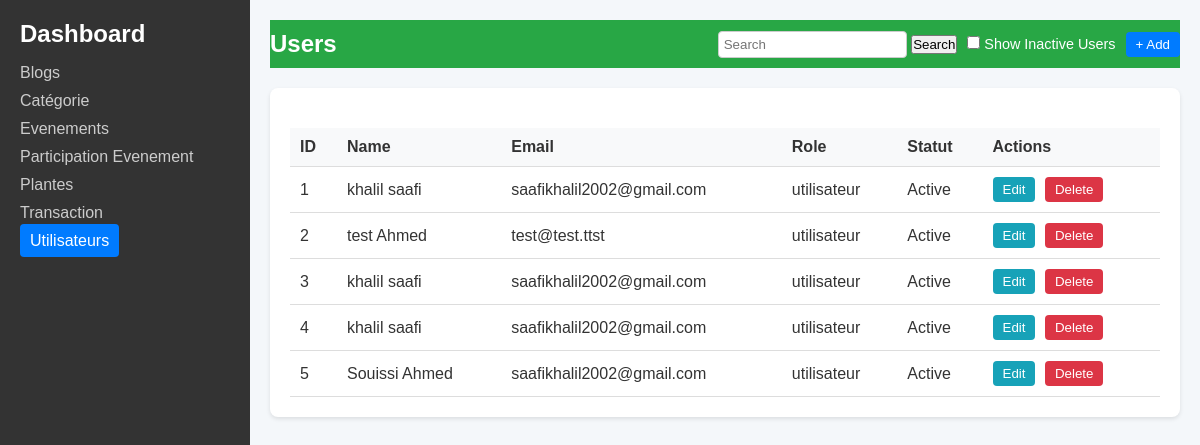
Page /dashboard.php on the committed database.
### tables this page shows
CREATE TABLE `utilisateur` (
  `id_utilisateur` int(11) NOT NULL,
  `nom` varchar(20) NOT NULL,
  `prenom` varchar(20) NOT NULL,
  `email` varchar(255) NOT NULL,
  `mot_de_passe` varchar(255) NOT NULL,
  `num_tel` varchar(13) NOT NULL,
  `sexe` varchar(10) DEFAULT NULL,
  `image_profile` blob DEFAULT NULL,
  `role` varchar(20) NOT NULL,
  `date_inscription` date NOT NULL,
  `is_active` tinyint(1) DEFAULT 1
);

### dashboard.php (the view, shortened to what this page needs)
<?php
$servername = "localhost";
$username = "root";
$password = "";
$dbname = "verterre";
$conn = new mysqli($servername, $username, $password, $dbname);
$searchQuery = '';
$sql = "SELECT id_utilisateur, nom, prenom, email, role FROM utilisateur WHERE nom LIKE '%$searchQuery%' OR prenom LIKE '%$searchQuery%' OR email LIKE '%$searchQuery%' OR role LIKE '%$searchQuery%'";
$result = $conn->query($sql);
?>
<!DOCTYPE html>
<html lang="en">
<head>
    <link rel="stylesheet" href="dashboard.css">
</head>
<body>
    <link rel="stylesheet" href="https://cdn.datatables.net/2.1.8/css/dataTables.dataTables.css">
    <div class="dashboard-container">
        <nav class="sidebar">
            <div class="sidebar-header">
                <h3>Dashboard</h3>
            </div>
            <ul>
                <li><a href="#">Blogs</a></li>
                <li><a href="admincatégorie.php">Catégorie</a></li>
                <li><a href="#">Evenements</a></li>
                <li><a href="#">Participation Evenement</a></li>
                <li><a href="adminplante.php">Plantes</a></li>
                <li><a href="#">Transaction</a></li>
                <li class="active"><a href="dashboard.php">Utilisateurs</a></li>
            </ul>
        </nav>
        <div class="content">
            <div class="table-header">
                <h2>Users</h2>
                <div class="table-controls">
    <form method="POST" action="">
        <input type="text" name="search" placeholder= "Search" value="<?php echo htmlspecialchars($searchQuery); ?>">
        <button type="submit">Search</button>
    </form>
    <label>
        <input type="checkbox"> Show Inactive Users
    </label>
    <button class="add-button"><a href="utilisateur/formulaire.php">+ Add</a></button>
</div>
            </div>
            <div class="table-container">
                <table id="example" class="table table-striped">
                    <thead>
                        <tr>
                            <th>ID</th>
                            <th>Name</th>
                            <th>Email</th>
                            <th>Role</th>
                            <th>Statut</th>
                            <th>Actions</th>
                        </tr>
                    </thead>
                    <tbody>
                        <?php
                        if ($result->num_rows > 0) {
                            $i = 1;
                            while ($row = $result->fetch_assoc()) { ?>
                                <tr>
                                    <td><?php echo $i++; ?></td>
                                    <td><?php echo htmlspecialchars($row['nom'] . ' ' . $row['prenom']); ?></td>
                                    <td><?php echo htmlspecialchars($row['email']); ?></td>
                                    <td><?php echo htmlspecialchars($row['role']); ?></td>
                                    <td>
                                        <?php echo ($row['role'] == 'utilisateur') ? 'Active' : ''; ?>
                                    </td>
                                    <td>
    <form method="POST" style="display: inline;">
        <button class="edit-button">Edit</button>
    </form>
    <button class="delete-button" onclick="showConfirmation(<?php echo $row['id_utilisateur']; ?>)">Delete</button>
</td>
</tr>
<?php }
} else { ?>
    <tr>
        <td colspan="6">No user found.</td>
    </tr>
<?php } ?>
</tbody>
</table>
</div>
</div>
</div>
</body>
</html>

### dashboard.css (style rules this page uses)
* { box-sizing: border-box; margin: 0; padding: 0; }
body { font-family: Arial, sans-serif; color: #333; background-color: #f4f7fa; }
.dashboard-container { display: flex; min-height: 100vh; }
.sidebar { width: 250px; background-color: #333; color: #fff; padding: 20px; display: flex; flex-direction: column; }
.sidebar-header h3 { color: #fff; font-size: 1.5rem; margin-bottom: 1rem; }
.sidebar ul { list-style-type: none; }
.sidebar ul li { margin-bottom: 10px; }
.sidebar ul li a { color: #ccc; text-decoration: none; font-size: 1rem; }
.sidebar ul li.active a { background-color: #007bff; color: #fff; padding: 8px 10px; border-radius: 4px; }
.content { flex: 1; padding: 20px; }
.table-header { display: flex; justify-content: space-between; align-items: center; padding: 10px 0; background-color: #28a745; color: #fff; }
.table-header h2 { font-size: 1.5rem; }
.table-controls { display: flex; align-items: center; gap: 10px; }
.table-controls input[type="text"] { padding: 5px; border-radius: 4px; border: 1px solid #ccc; }
.table-controls label { font-size: 0.9rem; color: #fff; }
.add-button { background-color: #007bff; color: #fff; padding: 5px 10px; border: none; border-radius: 4px; cursor: pointer; transition: background-color 0.3s; }
.table-container { background: #fff; padding: 20px; border-radius: 8px; box-shadow: 0 2px 4px rgba(0, 0, 0, 0.1); margin-top: 20px; overflow-x: auto; }
table { width: 100%; border-collapse: collapse; margin-top: 20px; }
table th, table td { padding: 10px; text-align: left; border-bottom: 1px solid #ddd; }
th { background-color: #f8f9fa; }
.edit-button, .delete-button { border: none; color: #fff; padding: 5px 10px; border-radius: 4px; cursor: pointer; margin-right: 5px; transition: background-color 0.3s; }
.edit-button { background-color: #17a2b8; }
.delete-button { background-color: #dc3545; }
a { color: inherit; text-decoration: none; }

### rows in the picture
utilisateur: nom+prenom "khalil saafi", email "saafikhalil2002@gmail.com", role "utilisateur", shows "Active"
utilisateur: nom+prenom "test Ahmed", email "test@test.ttst", role "utilisateur", shows "Active"
utilisateur: nom+prenom "khalil saafi", email "saafikhalil2002@gmail.com", role "utilisateur", shows "Active"
utilisateur: nom+prenom "khalil saafi", email "saafikhalil2002@gmail.com", role "utilisateur", shows "Active"
utilisateur: nom+prenom "Souissi Ahmed", email "saafikhalil2002@gmail.com", role "utilisateur", shows "Active"
